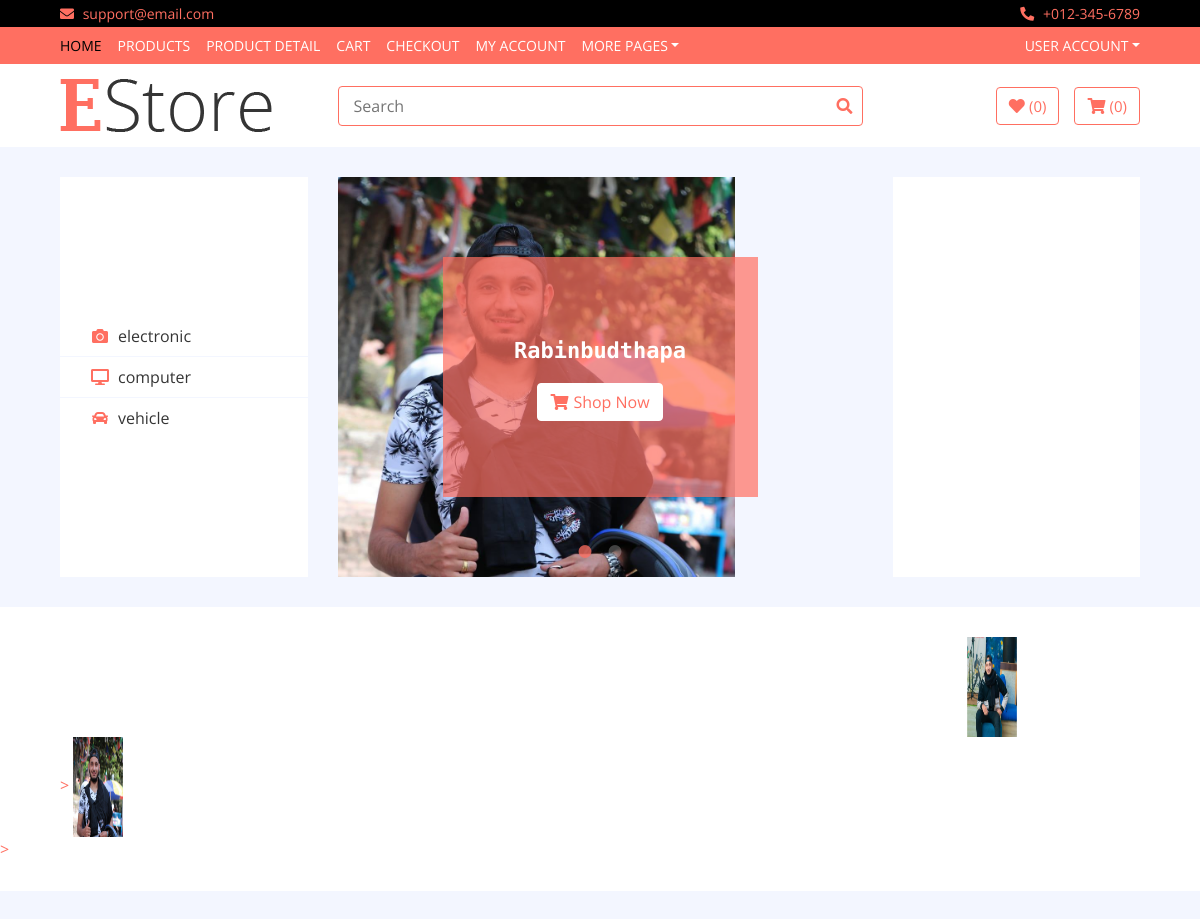
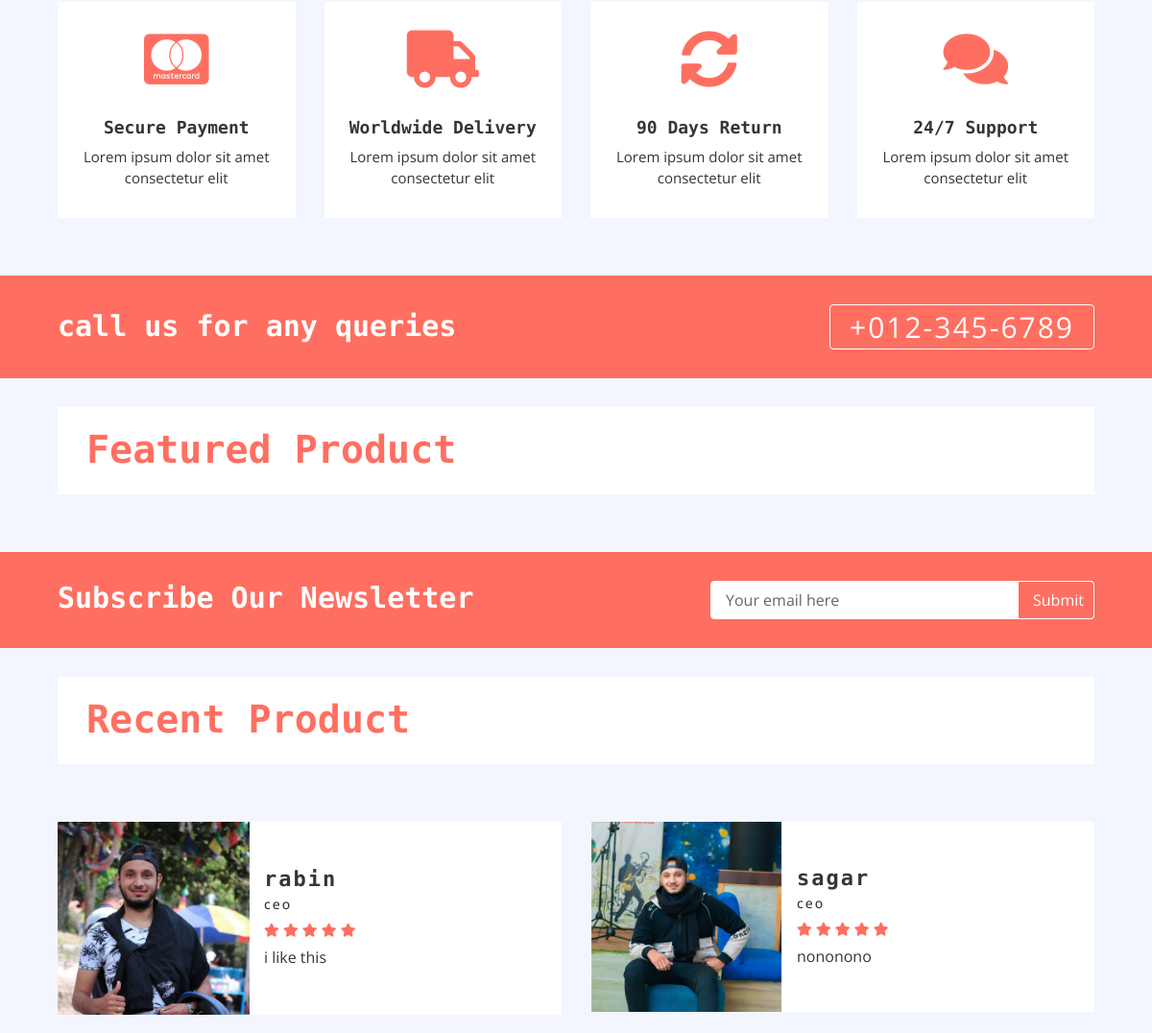
/ (upper part), run on an earlier commit of the app's database (2 pictures, top to bottom).
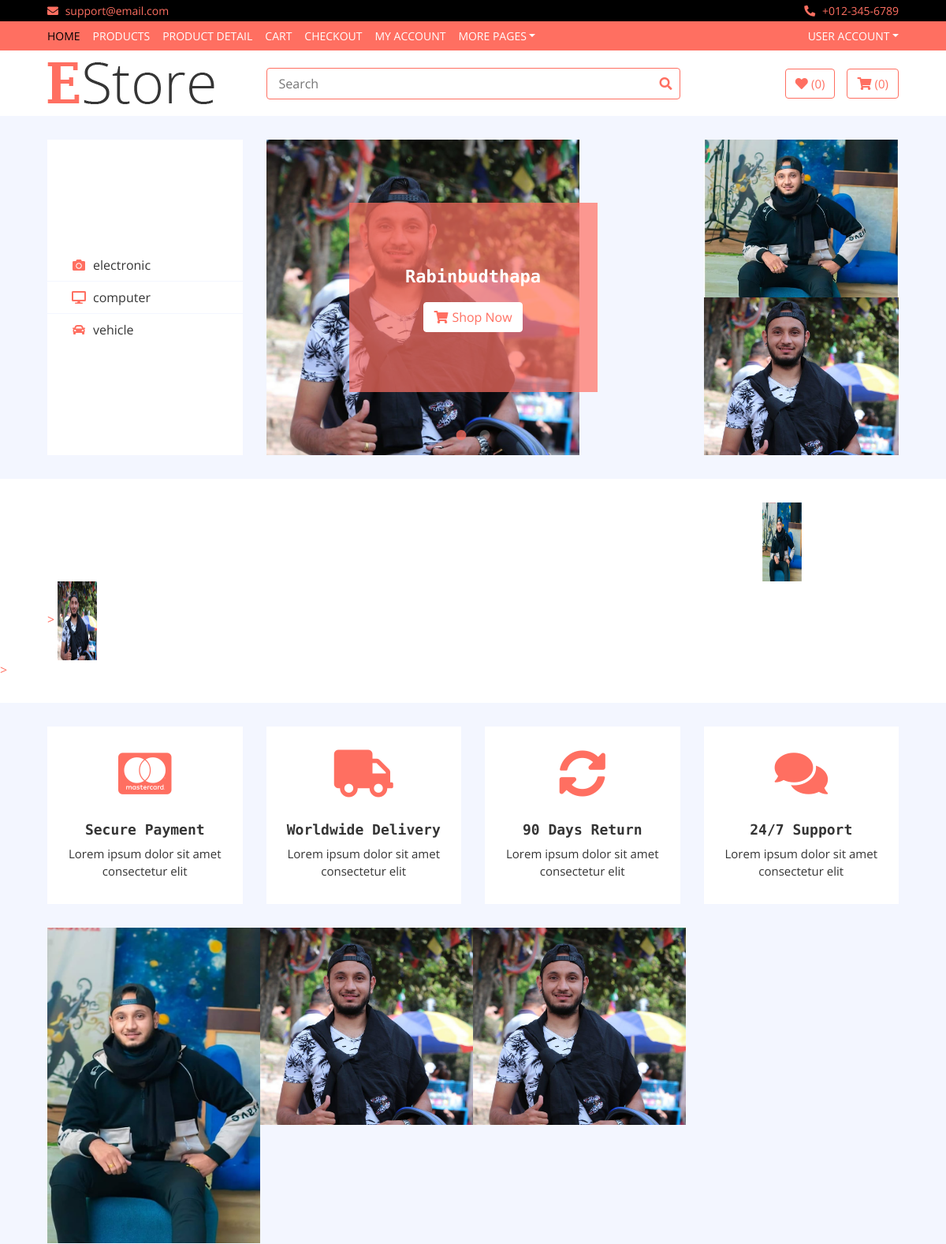
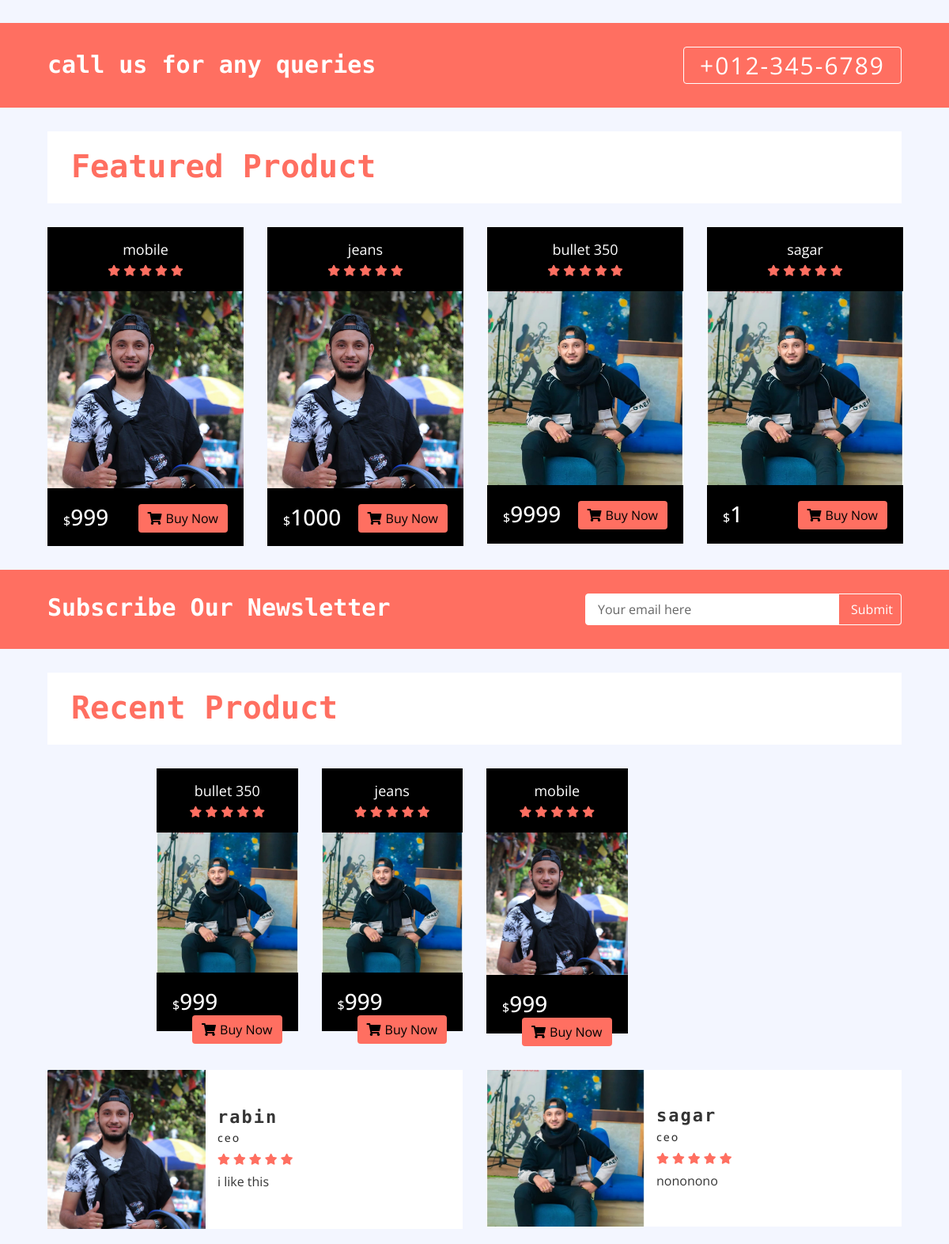
And on a later commit of the database (2 pictures, top to bottom).
### home/models.py (models this page shows, shortened)
class Category(models.Model):
    name=models.CharField(max_length=200)
    logo=models.CharField(max_length=200,blank=True)
    slug=models.CharField(max_length=500,unique=True)

class Slider(models.Model):
        name=models.CharField(max_length=500)
        image=models.ImageField(upload_to="media")
        description=models.TextField(blank=True)
        rank=models.IntegerField()
        url=models.URLField(blank=True,max_length=500)

class Brand(models.Model):
    name = models.CharField(max_length=500)
    image = models.ImageField(upload_to='media')
    rank = models.IntegerField()
    slug = models.CharField(max_length=500, default="")

class Review(models.Model):
        name=models.CharField(max_length=300)
        post=models.CharField(max_length=300)
        comment=models.TextField()
        image=models.ImageField(upload_to="media")

class Ad(models.Model):
        name=models.CharField(max_length=500)
        image=models.ImageField(upload_to='media')
        description=models.TextField()
        rank=models.IntegerField()

class Product(models.Model):
        name=models.CharField(max_length=300)
        price=models.IntegerField()
        discounted_price=models.IntegerField(default=0)
        image=models.ImageField(upload_to='media')
        description=models.TextField(blank=True)
        specification=models.TextField(blank=True)
        category=models.ForeignKey(Category,on_delete=models.CASCADE)
        brand=models.ForeignKey(Brand,on_delete=models.CASCADE)
        stock=models.CharField(choices=STOCK,max_length=50)
        labels=models.CharField(choices=LABELS,max_length=50,blank=True)
        slug = models.CharField(max_length=500, default="")

### home/views.py (the view)
# urls.py: path('',HomeView.as_view(),name='home'),
class HomeView(Base):
    def get(self,request):
        self.views['categories']=Category.objects.all()
        self.views['brands']=Brand.objects.all()
        self.views['sliders']=Slider.objects.all()
        self.views['reviews'] = Review.objects.all()
        self.views['hots'] = Product.objects.filter(labels='hot')
        self.views['news'] = Product.objects.filter(labels='new')
        self.views['ads']=Ad.objects.all()
        return render(request,'index.html',self.views)

### templates/index.html (shortened to what the changed rows need)
{% extends 'base.html'%}
{% load static %}
{% block content %}
        <div class="header">
            <div class="container-fluid">
                <div class="row">
                    <div class="col-md-3">
                        <nav class="navbar bg-light">
                            <ul class="navbar-nav">
                             {% for cat in categories %}
                                <li class="nav-item">
                                    <a class="nav-link" href="/category/{{cat.slug}}"><i class="fa fa-{{cat.logo}}"></i>{{cat.name}}</a>
                                </li>
                             {% endfor %}
                            </ul>
                        </nav>
                    </div>
                    <div class="col-md-6">
                        <div class="header-slider normal-slider">
                            {% for slider in sliders %}
                            <div class="header-slider-item">
                                <img src="{{slider.image.url}}" style = "height: 400px; width: 600pxpx;" alt="Slider Image" />
                                <div class="header-slider-caption">
                                    <p>{{slider.description}}</p>
                                    <a class="btn" href=""><i class="fa fa-shopping-cart"></i>Shop Now</a>
                                </div>
                            </div>
                           {% endfor %}
                        </div>
                    </div>
                    <div class="col-md-3">
                        <div class="header-img">
                            {% for ad in ads %}
                            {% if ad.rank == 1 %}
                            <div class="img-item">
                                <img src="{{ad.image.url}}" />
                            </div>
                            {% endif %}
                            {% endfor %}
                             {% for ad in ads %}
                            {% if ad.rank == 2 %}
                            <div class="img-item">
                                <img src="{{ad.image.url}}" />
                            </div>
                             {% endif %}
                            {% endfor %}
                        </div>
                    </div>
                </div>
            </div>
        </div>
        <div class="brand">
            <div class="container-fluid">
                <div class="brand-slider">
                          {% for brand in brands %}
                    <a href="/brand/{{brand.slug}}" <div class="brand-item"><img src="{{brand.image.url}}" style="height:100px;width:50px"; alt=""></div>> </a>
                          {% endfor %}
                </div>
        <div class="feature">
            <div class="container-fluid">
                <div class="row align-items-center">
                    <div class="col-lg-3 col-md-6 feature-col">
                        <div class="feature-content">
                            <h2>Secure Payment</h2>
                        </div>
                    </div>
                    <div class="col-lg-3 col-md-6 feature-col">
                        <div class="feature-content">
                            <h2>Worldwide Delivery</h2>
                        </div>
                    </div>
                    <div class="col-lg-3 col-md-6 feature-col">
                        <div class="feature-content">
                            <h2>90 Days Return</h2>
                        </div>
                    </div>
                    <div class="col-lg-3 col-md-6 feature-col">
                        <div class="feature-content">
                            <h2>24/7 Support</h2>
                        </div>
                    </div>
                </div>
            </div>
        </div>
        <div class="category">
            <div class="container-fluid">
                <div class="row">
                    <div class="col-md-3">
                        {% for ad in ads %}
                    {% if ad.rank == 1%}
                        <div class="category-item ch-400">
                            <img src="{{ad.image.url}}" />
                        </div>
                        {% endif %}
                    {% endfor %}
                    </div>
                    <div class="col-md-3">
                        {% for ad in ads %}
                        {% if ad.rank == 2 %}
                        <div class="category-item ch-250">
                            <img src="{{ad.image.url}}" />
                        </div>
                        {% endif %}
                         {% endfor %}
                    </div>
                    <div class="col-md-3">
                         {% for ad in ads %}
                        {% if ad.rank == 5 %}
                        <div class="category-item ch-250">
                            <img src="{{ad.image.url}}" />
                        </div>
                        {% endif %}
                        {% endfor %}
                    </div>
                </div>
            </div>
        </div>
        <div class="call-to-action">
            <div class="container-fluid">
                <div class="row align-items-center">
                    <div class="col-md-6">
                        <h1>call us for any queries</h1>
                    </div>
                </div>
            </div>
        </div>
        <div class="featured-product product">
            <div class="container-fluid">
                <div class="section-header">
                    <h1>Featured Product</h1>
                </div>
                <div class="row align-items-center product-slider product-slider-4">
                    {% for hot in hots %}
                    <div class="col-lg-3">
                        <div class="product-item">
                            <div class="product-title">
                                <a href="/product/{{hot.slug}}">{{hot.name}}</a>
                                <div class="ratting">
                                    <i class="fa fa-star"></i>
                                    <i class="fa fa-star"></i>
                                    <i class="fa fa-star"></i>
                                    <i class="fa fa-star"></i>
                                    <i class="fa fa-star"></i>
                                </div>
                            </div>
                            <div class="product-image">
                                <a href="product-detail.html">
                                    <img src="{{hot.image.url}}" alt="Product Image">
                                </a>
                            </div>
                            <div class="product-price">
                                {% if hot.discounted_price > 0 %}
                                <h3><span>$</span>{{hot.discounted_price}}</h3>
                                {% else %}
                                 <h3><span>$</span>{{hot.price}}</h3>
                                {% endif %}
                                <a class="btn" href=""><i class="fa fa-shopping-cart"></i>Buy Now</a>
                            </div>
                        </div>
                    </div>
                    {% endfor %}
                </div>
            </div>
        </div>
        <div class="newsletter">
            <div class="container-fluid">
                <div class="row">
                    <div class="col-md-6">
                        <h1>Subscribe Our Newsletter</h1>
                    </div>
                </div>
            </div>
        </div>
        <div class="recent-product product">
            <div class="container-fluid">
                <div class="section-header">
                    <h1>Recent Product</h1>
                </div>
                <div class="row align-items-center product-slider product-slider-4">
                    {% for new in news %}
                    <div class="col-lg-3">
                        <div class="product-item">
                            <div class="product-title">
                                <a href="/product/{{new.slug}}">{{new.name}}</a>
                                <div class="ratting">
                                    <i class="fa fa-star"></i>
                                    <i class="fa fa-star"></i>
                                    <i class="fa fa-star"></i>
                                    <i class="fa fa-star"></i>
                                    <i class="fa fa-star"></i>
                                </div>
                            </div>
                            <div class="product-image">
                                <a href="product-detail.html">
                                    <img src="{{new.image.url}}" alt="Product Image">
                                </a>
                            </div>
                            <div class="product-price">
                                {% if new.discounted_price > 0 %}
                                <h3><span>$</span>{{new.discounted_price}}</h3>
                                {% else %}
                                 <h3><span>$</span>{{new.price}}</h3>
                                {% endif %}
                                <a class="btn" href=""><i class="fa fa-shopping-cart"></i>Buy Now</a>
                            </div>
                        </div>
                    </div>
                       {% endfor %}
                </div>
            </div>
        </div>
        <div class="review">
            <div class="container-fluid">
                <div class="row align-items-center review-slider normal-slider">
                    {% for review in reviews %}
                    <div class="col-md-6">
                        <div class="review-slider-item">
                            <div class="review-img">
                                <img src="{{review.image.url}}" alt="Image">
                            </div>
                            <div class="review-text">
                                <h2>{{review.name}}</h2>
                                <h3>{{review.post}}</h3>
                                <div class="ratting">
                                    <i class="fa fa-star"></i>
                                    <i class="fa fa-star"></i>
                                    <i class="fa fa-star"></i>
                                    <i class="fa fa-star"></i>
                                    <i class="fa fa-star"></i>
                                </div>
                                <p>
                                   {{review.comment}}
                                </p>
                            </div>
                        </div>
                    </div>
                    {% endfor %}
                </div>
            </div>
        </div>
{% endblock %}

What changed in the data, as far as the page shows it:
added Ad: image (picture)
added Ad: image (picture)
added Ad: image (picture)
added Product: name "mobile", image (picture), discounted_price "999", shown under "Featured Product"
added Product: name "jeans", image (picture), price "1000", shown under "Featured Product"
added Product: name "bullet 350", image (picture), discounted_price "9999", shown under "Featured Product"
added Product: name "sagar", image (picture), discounted_price "1", shown under "Featured Product"
added Product: name "bullet 350", image (picture), discounted_price "999", shown under "Recent Product"
added Product: name "jeans", image (picture), discounted_price "999", shown under "Recent Product"
added Product: name "mobile", image (picture), discounted_price "999", shown under "Recent Product"
